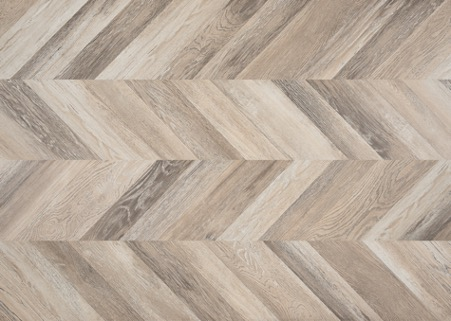
%> input picture floor.jpg, 451 x 321 px
$ octave --eval "Environment_Lab2Angie;"   (GNU Octave 9; MATLAB toolbox functions it lacks are replaced by stand-ins)
%> lines starting %> are read from the running program, lines starting %| are printed output that depends on the picture
%% setting surface for robot
function Environment_Lab2Angie()

    surf([-2,-2; 2,2], [-2,2;-2,2], [0.0,0.0;0.0,0.0], ...
        'CData', imread('floor.jpg'), 'FaceColor', 'texturemap');
    hold on;
    %camlight

    surf([-2,-2;-2,-2], [-2,-2;2,2], [0.01,2.2;0.01,2.2], ...
        'CData', imrotate(imread('window1.jpg'), -90),'FaceColor','texturemap');
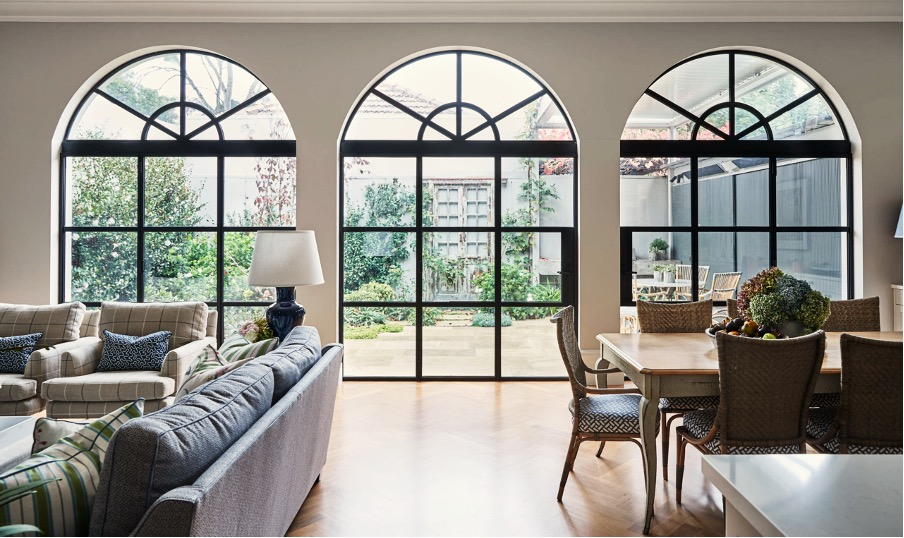
%> input picture window1.jpg, 904 x 538 px
    hold on;
    %camlight

    surf([-2,-2;2,2],[2,2;2,2],[0.01,2.2;0.01,2.2], ...
        'CData', imrotate(imread('window2.jpg'), -90),'FaceColor','texturemap');
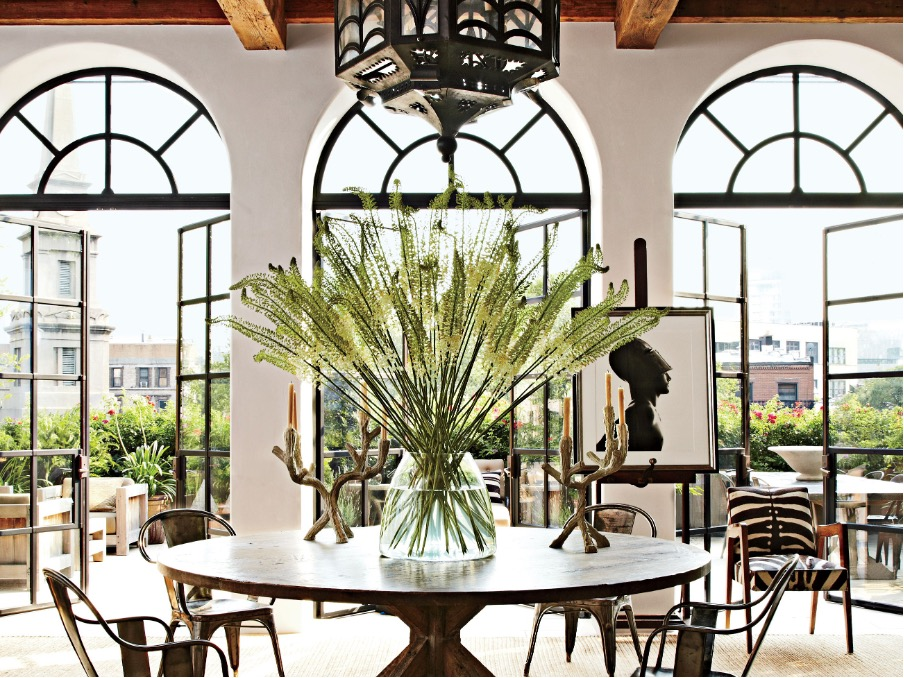
%> input picture window2.jpg, 904 x 678 px
    hold on;
    %camlight

    axis ([-2 2 -2 2 0 2.2])
    grid on
    xlabel ('X');
    ylabel ('Y');
    zlabel ('Z');
    axis equal;
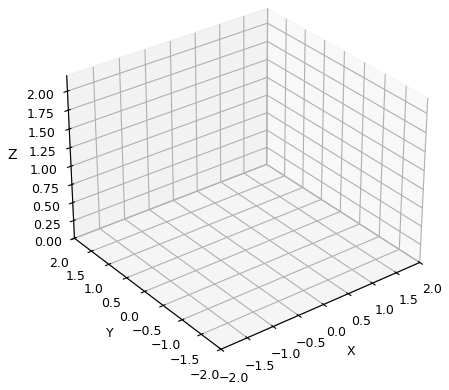
%> figure redrawn from the program's plot data

    % setting
    PlaceObject('kitchen2.ply', [-2.8, 5, 0.01]);
%> (this line was passed over: PlaceObject is not available in this run)

    % safety precautions
    PlaceObject('fireExtinguisher.ply', [1.1, 1.7, 0]);
%> (this line was passed over: PlaceObject is not available in this run)
    PlaceObject('emergencyStopButton.ply', [0.3, -0.3, 0.7]);
%> (this line was passed over: PlaceObject is not available in this run)
    hold on;

    % inital placements of boxes
    brick1 = [-1.4, -0.2, 1.29]; % top shelf
    brick2 = [-1.4, 0.45, 1.29];
    brick3 = [ -1.4, 1.0, 1.29];

    brick4 = [-1.4, -0.2, 1.0];
    brick5 = [-1.4, 0.45, 1.0];
    brick6 = [-1.4, 1.0, 1.0];

    brick7 = [-1.35, -0.2, 0.47];
    brick8 = [-1.35, 0.45, 0.47];
    brick9 = [-1.35, 1.0, 0.47];

    brick10 = [-1.35, -0.2, 0.2];
    brick11 = [-1.35, 0.45, 0.2];
    brick12 = [-1.35, 1.0, 0.2];


%> (the run ends here)
